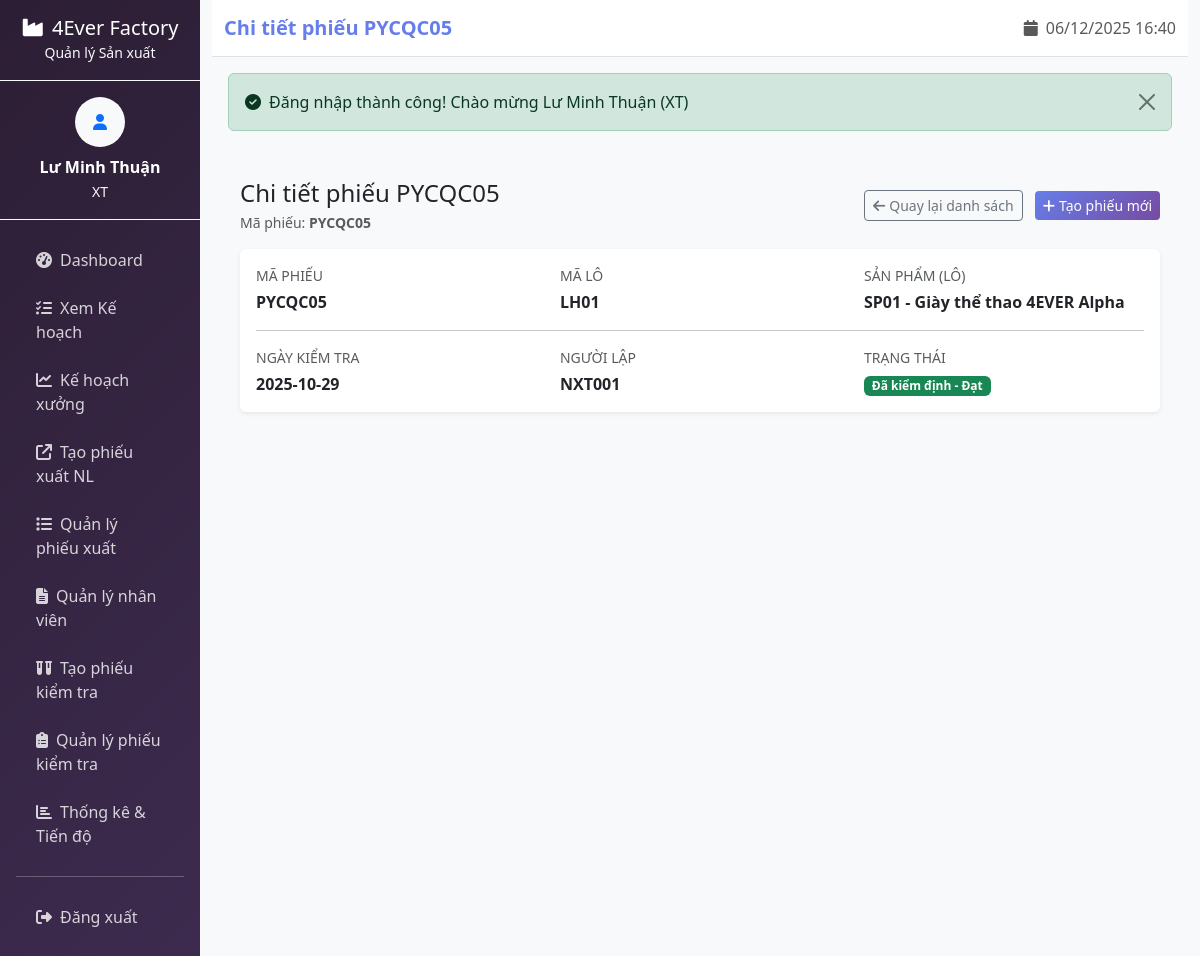
Page /phieu-kiem-tra/view?ma=PYCQC05 (signed in) on the committed database.
### tables this page shows
CREATE TABLE `phieuyeucaukiemtralosp` (
  `MaPhieuKT` varchar(10) NOT NULL,
  `MaLoHang` varchar(10) NOT NULL,
  `NgayKiemTra` date NOT NULL DEFAULT curdate(),
  `MaNV` varchar(10) NOT NULL,
  `TrangThai` varchar(20) NOT NULL DEFAULT 'Chờ kiểm tra',
  `KetQua` varchar(50) DEFAULT NULL
);

CREATE TABLE `lohang` (
  `MaLoHang` varchar(10) NOT NULL,
  `MaSanPham` varchar(10) NOT NULL,
  `SoLuong` int(11) NOT NULL DEFAULT 0,
  `TrangThaiQC` varchar(20) NOT NULL DEFAULT 'Chưa kiểm',
  `TrangThaiKho` varchar(20) NOT NULL DEFAULT 'Chưa nhập kho' COMMENT 'Trạng thái nhập kho (Chưa nhập kho, Đã nhập kho)'
);

CREATE TABLE `sanpham` (
  `MaSanPham` varchar(10) NOT NULL,
  `TenSanPham` varchar(100) NOT NULL,
  `Size` varchar(10) DEFAULT NULL,
  `Mau` varchar(30) DEFAULT NULL,
  `MoTa` text DEFAULT NULL,
  `GiaXuat` decimal(12,2) NOT NULL DEFAULT 0.00
);

### config/database.php (called while the page is built, shortened)
<?php
class Database {
    private $host = 'localhost';
    private $db_name = 'qlsx_4ever';
    private $username = 'root';
    private $password = '';
    public function getConnection() {
        $this->conn = null;
        try {
            $this->conn = new PDO(
                "mysql:host=" . $this->host . ";dbname=" . $this->db_name . ";charset=utf8",
                $this->username,
                $this->password
            );
            $this->conn->setAttribute(PDO::ATTR_ERRMODE, PDO::ERRMODE_EXCEPTION);
        } catch(PDOException $exception) {
            echo "Lỗi kết nối: " . $exception->getMessage();
        }
        return $this->conn;
    }
}
?>

### app/controllers/PhieuKiemTraSPController.php (called while the page is built, shortened)
<?php
require_once APP_PATH . '/controllers/BaseController.php';
class PhieuKiemTraSPController extends BaseController
{
    public function view($ma = null)
    {
        $id = $ma ?? ($_GET['ma'] ?? null);
        $model = $this->loadModel('PhieuKiemTraSP');
        try {
            $data = $model->getTicketDetails($id);
            $this->loadView('xuongtruong/phieu_kiem_tra_sp/view', [
                'pageTitle' => 'Chi tiết phiếu ' . $id,
                'ticket' => $data,
            ]);
        } catch (Throwable $e) {
            error_log('[PhieuKiemTraSPController.view] ' . $e->getMessage());
            $_SESSION['error'] = 'Lỗi khi lấy chi tiết phiếu: ' . $e->getMessage();
            $this->redirect('phieu-kiem-tra/index');
        }
    }
}

### index.php (called while the page is built, shortened)
<?php
require_once 'config/database.php';
require_once 'app/Router.php';
require_once 'app/controllers/BaseController.php';
$router = new Router();
$router->addRoute('GET', '/home', 'HomeController', 'index');
$router->addRoute('GET', '/dashboard', 'HomeController', 'index');
$router->addRoute('GET', '/login', 'AuthController', 'showLogin');
$router->addRoute('POST', '/login', 'AuthController', 'processLogin');
$router->addRoute('GET', '/logout', 'AuthController', 'logout');
$router->addRoute('GET', '/giamdoc/dashboard', 'DashboardController', 'bgd');
$router->addRoute('GET', '/kehoachsanxuat/dashboard', 'DashboardController', 'kh');
$router->addRoute('GET', '/xuongtruong/dashboard', 'DashboardController', 'xt');
$router->addRoute('GET', '/totruong/dashboard', 'DashboardController', 'tt');
$router->addRoute('GET', '/qc/dashboard', 'DashboardController', 'qc');
$router->addRoute('GET', '/kho/dashboard', 'DashboardController', 'nvk');
$router->addRoute('GET', '/congnhan/dashboard', 'DashboardController', 'cn');
$router->addRoute('GET', '/xuongtruong/xemkehoachsanxuat', 'XuongTruongXemKeHoachSanXuatController', 'index');
$router->addRoute('GET', '/xuongtruong/lapkehoachcapxuong', 'LapKeHoachCapXuongController', 'index');
$router->addRoute('GET', '/xuongtruong/lapkehoachcapxuong/create/(.*)', 'LapKeHoachCapXuongController', 'create');
$router->addRoute('POST', '/xuongtruong/lapkehoachcapxuong/store', 'LapKeHoachCapXuongController', 'store');
$router->addRoute('GET', '/xuongtruong/quanlynhanvien', 'QuanLyNhanVienController', 'index');
$router->addRoute('GET', '/xuongtruong/tien-do', 'TienDoController', 'index');
$router->addRoute('GET', '/xuongtruong/tien-do/show/(.*)', 'TienDoController', 'show');
$router->addRoute('GET', '/xuongtruong/tien-do/show', 'TienDoController', 'show');
$router->addRoute('GET', '/kehoachsanxuat', 'KeHoachSanXuatController', 'index');
$router->addRoute('GET', '/kehoachsanxuat/create', 'KeHoachSanXuatController', 'create');
$router->addRoute('POST', '/kehoachsanxuat/create', 'KeHoachSanXuatController', 'create');
$router->addRoute('GET', '/kehoachsanxuat/edit/(.*)', 'KeHoachSanXuatController', 'edit');
$router->addRoute('POST', '/kehoachsanxuat/edit/(.*)', 'KeHoachSanXuatController', 'edit');
$router->addRoute('GET', '/kehoachsanxuat/delete/(.*)', 'KeHoachSanXuatController', 'delete');
$router->addRoute('GET', '/kehoachsanxuat/view/(.*)', 'KeHoachSanXuatController', 'view');
$router->addRoute('GET', '/kehoachsanxuat/phieudatnvl', 'PhieuDatHangNVLController', 'index');
$router->addRoute('GET', '/kehoachsanxuat/phieudatnvl/create', 'PhieuDatHangNVLController', 'create');
$router->addRoute('POST', '/kehoachsanxuat/phieudatnvl/store', 'PhieuDatHangNVLController', 'store');
$router->addRoute('GET', '/kehoachsanxuat/phieudatnvl/view/(.*)', 'PhieuDatHangNVLController', 'view');
$router->addRoute('GET', '/kehoachsanxuat/getThongTinThieuHutNVL/(.*)', 'PhieuDatHangNVLController', 'getThongTinThieuHutNVL');
$router->addRoute('GET', '/kehoachsanxuat/getDonHangDetails/(.*)', 'KeHoachSanXuatController', 'getDonHangDetails');
$router->addRoute('GET', '/kehoachsanxuat/getDonHangDetails/(.*)', 'KeHoachSanXuatController', 'getDonHangDetails');
$router->addRoute('GET', '/workshops', 'WorkshopController', 'index');
$router->addRoute('GET', '/workshops/assignments', 'WorkshopController', 'assignments');
$router->addRoute('POST', '/workshops/assign', 'WorkshopController', 'assign');
$router->addRoute('GET', '/yeucauxuat', 'YeuCauXuatController', 'index');
$router->addRoute('POST', '/yeucauxuat/save', 'YeuCauXuatController', 'save');
$router->addRoute('GET', '/yeucauxuat/list', 'YeuCauXuatController', 'list');
$router->addRoute('GET', '/yeucauxuat/view/(.*)', 'YeuCauXuatController', 'view');
$router->addRoute('GET', '/yeucauxuat/view', 'YeuCauXuatController', 'view');
$router->addRoute('GET', '/phieu-kiem-tra/create', 'PhieuKiemTraSPController', 'create');
$router->addRoute('POST', '/phieu-kiem-tra/store', 'PhieuKiemTraSPController', 'store');
$router->addRoute('GET', '/phieu-kiem-tra/index', 'PhieuKiemTraSPController', 'index');
$router->addRoute('GET', '/phieu-kiem-tra/view/(.*)', 'PhieuKiemTraSPController', 'view');
$router->addRoute('GET', '/phieu-kiem-tra/view', 'PhieuKiemTraSPController', 'view');
$router->addRoute('GET', '/materials', 'MaterialController', 'index');
$router->addRoute('GET', '/materials/orders', 'MaterialController', 'orders');
$router->addRoute('POST', '/materials/order', 'MaterialController', 'createOrder');
$router->addRoute('GET', '/quality-control', 'QualityController', 'index');
$router->addRoute('POST', '/quality-control/check', 'QualityController', 'performCheck');
$router->addRoute('GET', '/employees', 'EmployeeController', 'index');
$router->addRoute('GET', '/attendance', 'AttendanceController', 'index');
$router->addRoute('POST', '/attendance/checkin', 'AttendanceController', 'checkIn');
$router->addRoute('POST', '/attendance/checkout', 'AttendanceController', 'checkOut');
$router->addRoute('GET', '/totruong/phancalamviec', 'ToTruongController', 'index');
$router->addRoute('GET', '/reports', 'ReportController', 'index');
$router->addRoute('GET', '/reports/production', 'ReportController', 'production');
$router->addRoute('GET', '/reports/attendance', 'ReportController', 'attendance');
$router->addRoute('GET', '/nhapkho', 'NhapKhoController', 'index');
$router->addRoute('POST', '/nhapkho/confirm', 'NhapKhoController', 'confirmImport');
$router->addRoute('POST', '/nhapkho/confirm-multi', 'NhapKhoController', 'confirmImportMulti');
$router->addRoute('GET', '/nhapkho/detail', 'NhapKhoController', 'getDetail');
$router->addRoute('GET', '/tracuutonkho', 'TraCuuTonKhoController', 'index');
$router->addRoute('GET', '/kho/xuatnguyenlieu', 'XuatNguyenLieuController', 'index');
$router->addRoute('GET', '/kho/xuatnguyenlieu/create/(.*)', 'XuatNguyenLieuController', 'create');
$router->addRoute('POST', '/kho/xuatnguyenlieu/store', 'XuatNguyenLieuController', 'store');
$router->addRoute('GET', '/kho/xuatnguyenlieu/stock', 'XuatNguyenLieuController', 'stock');
$router->addRoute('GET', '/nhapkhonguyenlieu', 'NhapKhoNguyenLieuController', 'index');
$router->addRoute('GET', '/nhapkhonguyenlieu/detail', 'NhapKhoNguyenLieuController', 'detail');
$router->addRoute('POST', '/nhapkhonguyenlieu/confirm', 'NhapKhoNguyenLieuController', 'confirm');
$router->addRoute('POST', '/nhapkhonguyenlieu/reject', 'NhapKhoNguyenLieuController', 'reject');
$router->addRoute('GET', '/qc', 'KetQuaKiemDinhController', 'index');
$router->addRoute('GET', '/qc/view/(.*)', 'KetQuaKiemDinhController', 'view');
$router->addRoute('POST', '/qc/view/(.*)', 'KetQuaKiemDinhController', 'view');
$router->addRoute('POST', '/qc/save', 'KetQuaKiemDinhController', 'save');
$router->addRoute('GET', '/qc/history', 'KetQuaKiemDinhController', 'history');
$router->dispatch();
?>

### app/models/PhieuKiemTraSP.php (called while the page is built, shortened)
<?php
require_once CONFIG_PATH . '/database.php';
class PhieuKiemTraSP
{
    private PDO $pdo;
    public function __construct(PDO $db)
    {
        $this->pdo = $db;
    }
    public function getTicketDetails(string $maPhieu): ?array
    {
        $sql = 'SELECT p.MaPhieuKT, p.MaLoHang, DATE(p.NgayKiemTra) AS ngay_kiemtra, p.TrangThai, p.MaNV, p.KetQua,
                       l.MaSanPham, l.SoLuong, l.TrangThaiQC, sp.TenSanPham
                FROM phieuyeucaukiemtralosp p
                LEFT JOIN lohang l ON l.MaLoHang = p.MaLoHang
                LEFT JOIN sanpham sp ON sp.MaSanPham = l.MaSanPham
                WHERE p.MaPhieuKT = :id LIMIT 1';
        $stmt = $this->pdo->prepare($sql);
        $stmt->execute([':id' => $maPhieu]);
        $row = $stmt->fetch(PDO::FETCH_ASSOC);
        return $row ?: null;
    }
}
?>

### app/views/xuongtruong/phieu_kiem_tra_sp/view.php (the view, shortened to what this page needs)
<div class="container mt-3">
  <?php if (!empty($ticket)): ?>
    <div class="d-flex justify-content-between align-items-center mb-3">
      <div>
        <h4 class="mb-1"><?php echo htmlspecialchars($pageTitle ?? 'Chi tiết phiếu kiểm tra lô/sản phẩm'); ?></h4>
        <div class="text-muted small">
          Mã phiếu: <span class="fw-semibold"><?php echo htmlspecialchars($ticket['MaPhieuKT'] ?? ''); ?></span>
        </div>
      </div>
      <div>
        <a class="btn btn-outline-secondary btn-sm me-2" href="<?php echo BASE_URL; ?>phieu-kiem-tra/index">
          <i class="fas fa-arrow-left me-1"></i>Quay lại danh sách
        </a>
        <a class="btn btn-primary btn-sm" href="<?php echo BASE_URL; ?>phieu-kiem-tra/create">
          <i class="fas fa-plus me-1"></i>Tạo phiếu mới
        </a>
      </div>
    </div>
    <div class="card mb-3">
      <div class="card-body">
        <div class="row">
          <div class="col-md-4 mb-3 mb-md-0">
            <small class="text-muted text-uppercase d-block mb-1">Mã phiếu</small>
            <span class="fw-semibold"><?php echo htmlspecialchars($ticket['MaPhieuKT'] ?? ''); ?></span>
          </div>
          <div class="col-md-4 mb-3 mb-md-0">
            <small class="text-muted text-uppercase d-block mb-1">Mã lô</small>
            <span class="fw-semibold"><?php echo htmlspecialchars($ticket['MaLoHang'] ?? ''); ?></span>
          </div>
          <div class="col-md-4">
            <small class="text-muted text-uppercase d-block mb-1">Sản phẩm (lô)</small>
            <span class="fw-semibold">
              <?php echo htmlspecialchars($ticket['MaSanPham'] ?? ''); ?>
              <?php if (!empty($ticket['TenSanPham'])): ?>
                - <?php echo htmlspecialchars($ticket['TenSanPham']); ?>
              <?php endif; ?>
            </span>
          </div>
        </div>
        <hr class="my-3">
        <div class="row">
          <div class="col-md-4 mb-3 mb-md-0">
            <small class="text-muted text-uppercase d-block mb-1">Ngày kiểm tra</small>
            <span class="fw-semibold"><?php echo htmlspecialchars($ticket['ngay_kiemtra'] ?? ''); ?></span>
          </div>
          <div class="col-md-4 mb-3 mb-md-0">
            <small class="text-muted text-uppercase d-block mb-1">Người lập</small>
            <span class="fw-semibold"><?php echo htmlspecialchars($ticket['MaNV'] ?? ''); ?></span>
          </div>
          <div class="col-md-4">
            <small class="text-muted text-uppercase d-block mb-1">Trạng thái</small>
            <?php
              $status = $ticket['TrangThai'] ?? '';
              $badge = 'secondary';
              if (stripos($status, 'Đạt') !== false || stripos($status, 'đạt') !== false) {
                  $badge = 'success';
              }
              elseif (stripos($status, 'Không đạt') !== false || stripos($status, 'không đạt') !== false) {
                  $badge = 'danger';
              }
              elseif ($status === 'Nháp') {
                  $badge = 'warning text-dark';
              } elseif ($status === 'Chờ xử lý' || $status === 'Chờ duyệt' || $status === 'Chờ kiểm tra') {
                  $badge = 'info text-dark';
              } elseif ($status === 'Hoàn thành' || $status === 'Đã kiểm tra') {
                  $badge = 'success';
              }
            ?>
            <span class="badge bg-<?php echo $badge; ?>">
              <?php echo htmlspecialchars($status); ?>
            </span>
          </div>
        </div>
      </div>
    </div>
  <?php endif; ?>
</div>
<?php $content = ob_get_clean(); include APP_PATH . '/views/layouts/main.php'; ?>

### app/Router.php (shortened to what this page needs)
<?php
class Router {
    private $routes = [];
    public function addRoute($method, $path, $controller, $action) {
        $this->routes[] = [
            'method' => strtoupper($method),
            'path' => $path,
            'controller' => $controller,
            'action' => $action
        ];
    }
    public function dispatch() {
        $requestMethod = $_SERVER['REQUEST_METHOD'];
        $requestPath = parse_url($_SERVER['REQUEST_URI'], PHP_URL_PATH);
        $basePath = '/4Ever';
        if (strpos($requestPath, $basePath) === 0) {
            $requestPath = substr($requestPath, strlen($basePath));
        }
        foreach ($this->routes as $route) {
            $matchResult = $this->matchPath($route['path'], $requestPath);
            if ($route['method'] === $requestMethod && $matchResult !== false) {
                $controllerName = $route['controller'];
                $actionName = $route['action'];
                $controllerFile = APP_PATH . '/controllers/' . $controllerName . '.php';
                if (file_exists($controllerFile)) {
                    $controller = new $controllerName();
                    if (method_exists($controller, $actionName)) {
                        if (is_array($matchResult) && count($matchResult) > 0) {
                            $controller->$actionName(...$matchResult);
                        } else {
                            $controller->$actionName();
                        }
                        return;
                    }
                }
            }
        }
    }
    private function matchPath($routePath, $requestPath) {
        if (strpos($routePath, '(.*)') !== false) {
            return false;
        }
        return $routePath === $requestPath ? [] : false;
    }
}
?>

### app/views/layouts/main.php (style rules this page uses)
.card { box-shadow: 0 0.125rem 0.25rem rgba(0, 0, 0, 0.075); border: none; }
.btn-primary { background: linear-gradient(135deg, #667eea 0%, #764ba2 100%); border: none; }

### rows in the picture
phieuyeucaukiemtralosp: MaPhieuKT "PYCQC05", MaLoHang "LH01", MaLoHang.MaSanPham "SP01", sanpham.TenSanPham "Giày thể thao 4EVER Alpha", MaNV "NXT001", TrangThai "Đã kiểm định - Đạt"

### other values in the picture
$ticket['ngay_kiemtra'] "2025-10-29"
